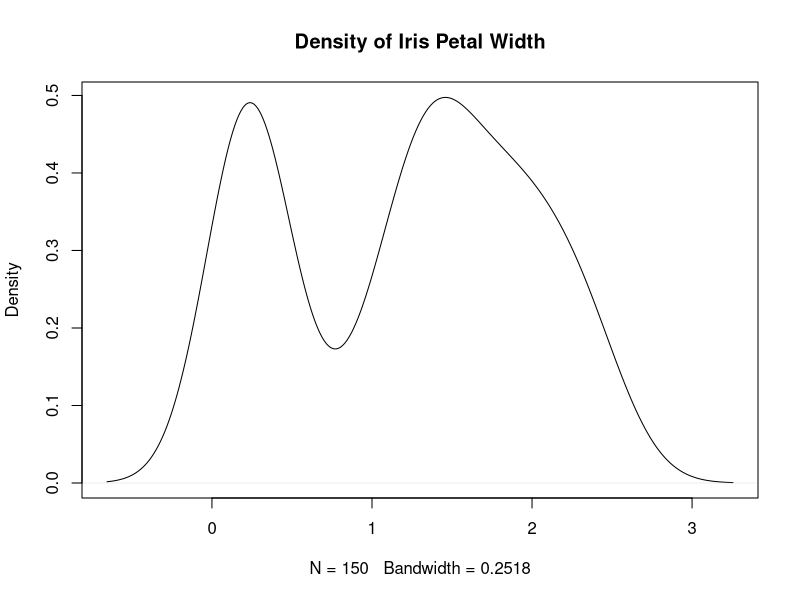

This chart was generated by the following R code:
## ---- chunk 1
y <- density(iris$Petal.Width)
## ---- chunk 2
class(y)

typeof(y)

str(y)
## ---- chunk 3
#| echo: false
plot(y, main = 'Density of Iris Petal Width')
